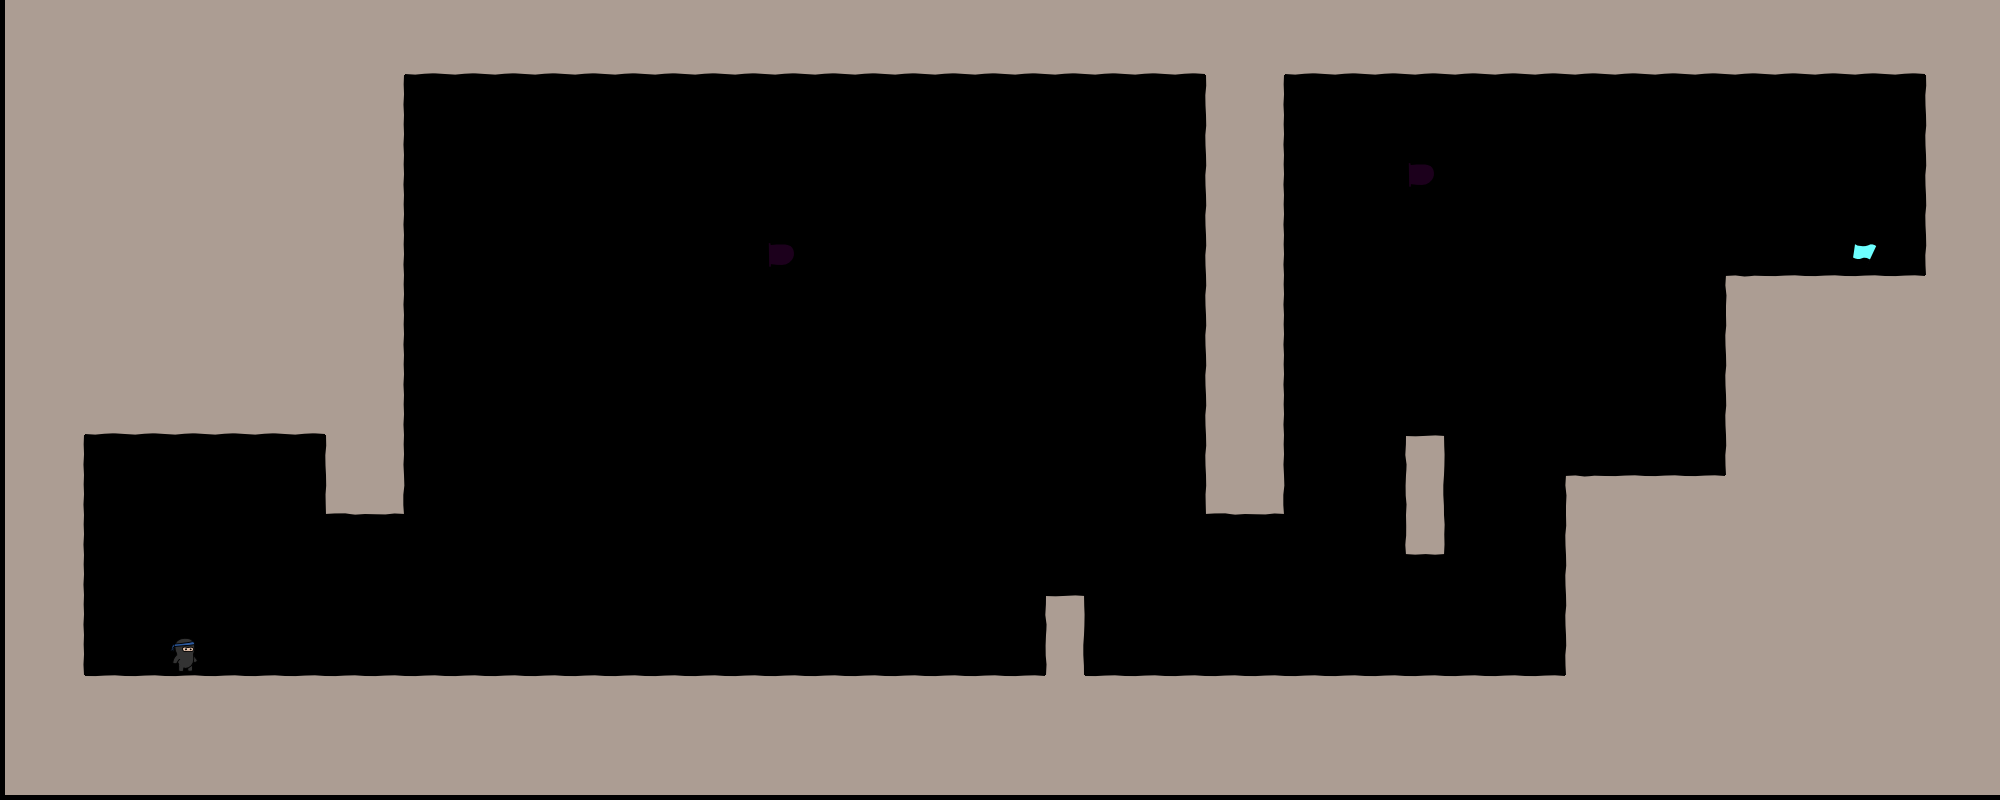

This is a level from a 2D game, rendered from its Tiled map with the project's own tilesets. A one-line summary and the complete map file follow:
An orthogonal 50x20 tile map with 40x40 px tiles, 1 tile layer (bg).

<map version="1.0" orientation="orthogonal" width="50" height="20" tilewidth="40" tileheight="40">
 <tileset firstgid="1" name="tiles6_gapped" tilewidth="50" tileheight="50">
  <image source="tiles6_gapped.png" width="300" height="500" />
 </tileset>
 <layer name="bg" width="50" height="20">
  <data encoding="csv">
14,14,14,14,14,14,14,14,14,14,14,14,14,14,14,14,14,14,14,14,14,14,14,14,14,14,14,14,14,14,14,14,14,14,14,14,14,14,14,14,14,14,14,14,14,14,14,14,14,14,
14,14,14,14,14,14,14,14,14,14,20,20,20,20,20,20,20,20,20,20,20,20,20,20,20,20,20,20,20,20,14,14,20,20,20,20,20,20,20,20,20,20,20,20,20,20,20,20,14,14,
14,14,14,14,14,14,14,14,14,15,0,0,0,0,0,0,0,0,0,0,0,0,0,0,0,0,0,0,0,0,13,15,0,0,0,0,0,0,0,0,0,0,0,0,0,0,0,0,13,14,
14,14,14,14,14,14,14,14,14,15,0,0,0,0,0,0,0,0,0,0,0,0,0,0,0,0,0,0,0,0,13,15,0,0,0,0,0,0,0,0,0,0,0,0,0,0,0,0,13,14,
14,14,14,14,14,14,14,14,14,15,0,0,0,0,0,0,0,0,0,0,0,0,0,0,0,0,0,0,0,0,13,15,0,0,0,55,0,0,0,0,0,0,0,0,0,0,0,0,13,14,
14,14,14,14,14,14,14,14,14,15,0,0,0,0,0,0,0,0,0,0,0,0,0,0,0,0,0,0,0,0,13,15,0,0,0,0,0,0,0,0,0,0,0,0,0,0,0,0,13,14,
14,14,14,14,14,14,14,14,14,15,0,0,0,0,0,0,0,0,0,55,0,0,0,0,0,0,0,0,0,0,13,15,0,0,0,0,0,0,0,0,0,0,0,0,0,0,48,0,13,14,
14,14,14,14,14,14,14,14,14,15,0,0,0,0,0,0,0,0,0,0,0,0,0,0,0,0,0,0,0,0,13,15,0,0,0,0,0,0,0,0,0,0,0,7,8,8,8,8,14,14,
14,14,14,14,14,14,14,14,14,15,0,0,0,0,0,0,0,0,0,0,0,0,0,0,0,0,0,0,0,0,13,15,0,0,0,0,0,0,0,0,0,0,0,13,14,14,14,14,14,14,
14,14,14,14,14,14,14,14,14,15,0,0,0,0,0,0,0,0,0,0,0,0,0,0,0,0,0,0,0,0,13,15,0,0,0,0,0,0,0,0,0,0,0,13,14,14,14,14,14,14,
14,14,20,20,20,20,20,20,14,15,0,0,0,0,0,0,0,0,0,0,0,0,0,0,0,0,0,0,0,0,13,15,0,0,0,0,0,0,0,0,0,0,0,13,14,14,14,14,14,14,
14,15,0,0,0,0,0,0,13,15,0,0,0,0,0,0,0,0,0,0,0,0,0,0,0,0,0,0,0,0,13,15,0,0,0,10,0,0,0,0,0,0,0,13,14,14,14,14,14,14,
14,15,0,0,0,0,0,0,19,21,0,0,0,0,0,0,0,0,0,0,0,0,0,0,0,0,0,0,0,0,19,21,0,0,0,16,0,0,0,7,8,8,8,14,14,14,14,14,14,14,
14,15,0,0,0,0,0,0,0,0,0,0,0,0,0,0,0,0,0,0,0,0,0,0,0,0,0,0,0,0,0,0,0,0,0,22,0,0,0,13,14,14,14,14,14,14,14,14,14,14,
14,15,0,0,0,0,0,0,0,0,0,0,0,0,0,0,0,0,0,0,0,0,0,0,0,0,0,0,0,0,0,0,0,0,0,0,0,0,0,13,14,14,14,14,14,14,14,14,14,14,
14,15,0,0,0,0,0,0,0,0,0,0,0,0,0,0,0,0,0,0,0,0,0,0,0,0,10,0,0,0,0,0,0,0,0,0,0,0,0,13,14,14,14,14,14,14,14,14,14,14,
14,15,0,0,47,0,0,0,0,0,0,0,0,0,0,0,0,0,0,0,0,0,0,0,0,0,16,0,0,0,0,0,0,0,0,0,0,0,0,13,14,14,14,14,14,14,14,14,14,14,
14,14,8,8,8,8,8,8,8,8,8,8,8,8,8,8,8,8,8,8,8,8,8,8,8,8,14,8,8,8,8,8,8,8,8,8,8,8,8,14,14,14,14,14,14,14,14,14,14,14,
14,14,14,14,14,14,14,14,14,14,14,14,14,14,14,14,14,14,14,14,14,14,14,14,14,14,14,14,14,14,14,14,14,14,14,14,14,14,14,14,14,14,14,14,14,14,14,14,14,14,
14,14,14,14,14,14,14,14,14,14,14,14,14,14,14,14,14,14,14,14,14,14,14,14,14,14,14,14,14,14,14,14,14,14,14,14,14,14,14,14,14,14,14,14,14,14,14,14,14,14
</data>
 </layer>
</map>
